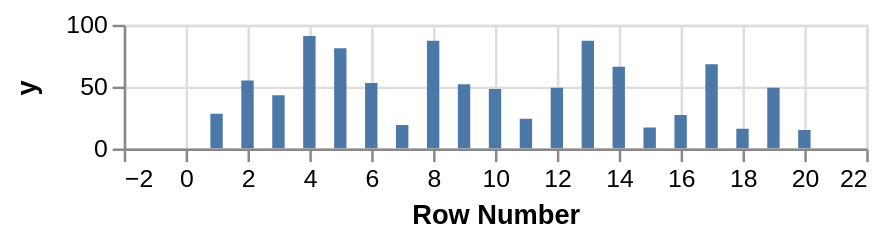

Specify this chart in Vega-Lite:
### Vega specification from a JSON file in a GitHub repository (floating-point values rounded to 4 significant figures)
{"$schema": "https://vega.github.io/schema/vega/v3.0.json", "description": "Bar graph showing the row number for each of the cells", "autosize": "pad", "padding": 5, "width": 300, "height": 50, "style": "cell", "data": [{"name": "source_0", "values": [{"y": 28}, {"y": 55}, {"y": 43}, {"y": 91}, {"y": 81}, {"y": 53}, {"y": 19}, {"y": 87}, {"y": 52}, {"y": 48}, {"y": 24}, {"y": 49}, {"y": 87}, {"y": 66}, {"y": 17}, {"y": 27}, {"y": 68}, {"y": 16}, {"y": 49}, {"y": 15}]}, {"name": "data_0", "source": "source_0", "transform": [{"type": "formula", "expr": "datum.y - 50", "as": "ny"}, {"type": "window", "params": [null], "as": ["RowNumber"], "ops": ["row_number"], "fields": [null], "sort": {"field": [], "order": []}}, {"type": "formula", "expr": "toNumber(datum[\"RowNumber\"])", "as": "RowNumber"}, {"type": "formula", "expr": "toNumber(datum[\"y\"])", "as": "y"}, {"type": "filter", "expr": "datum[\"RowNumber\"] !== null && !isNaN(datum[\"RowNumber\"]) && datum[\"y\"] !== null && !isNaN(datum[\"y\"])"}]}], "marks": [{"name": "layer_0_marks", "type": "rect", "clip": true, "style": ["bar"], "from": {"data": "data_0"}, "encode": {"update": {"fill": {"value": "#4c78a8"}, "xc": {"scale": "x", "field": "RowNumber"}, "width": {"value": 5}, "y": {"scale": "y", "field": "y"}, "y2": {"scale": "y", "value": 0}}}}], "scales": [{"name": "x", "type": "linear", "domain": {"data": "data_0", "field": "RowNumber"}, "range": [0, {"signal": "width"}], "nice": true, "zero": true, "padding": 5}, {"name": "y", "type": "linear", "domain": {"data": "data_0", "field": "y"}, "range": [{"signal": "height"}, 0], "nice": true, "zero": true}], "axes": [{"scale": "x", "orient": "bottom", "title": "Row Number", "labelFlush": true, "labelOverlap": true, "tickCount": {"signal": "ceil(width/40)"}, "zindex": 1}, {"scale": "x", "orient": "bottom", "grid": true, "tickCount": {"signal": "ceil(width/40)"}, "gridScale": "y", "domain": false, "labels": false, "maxExtent": 0, "minExtent": 0, "ticks": false, "zindex": 0}, {"scale": "y", "orient": "left", "title": "y", "labelOverlap": true, "tickCount": {"signal": "ceil(height/40)"}, "zindex": 1}, {"scale": "y", "orient": "left", "grid": true, "tickCount": {"signal": "ceil(height/40)"}, "gridScale": "x", "domain": false, "labels": false, "maxExtent": 0, "minExtent": 0, "ticks": false, "zindex": 0}], "config": {"axisY": {"minExtent": 30}}}
